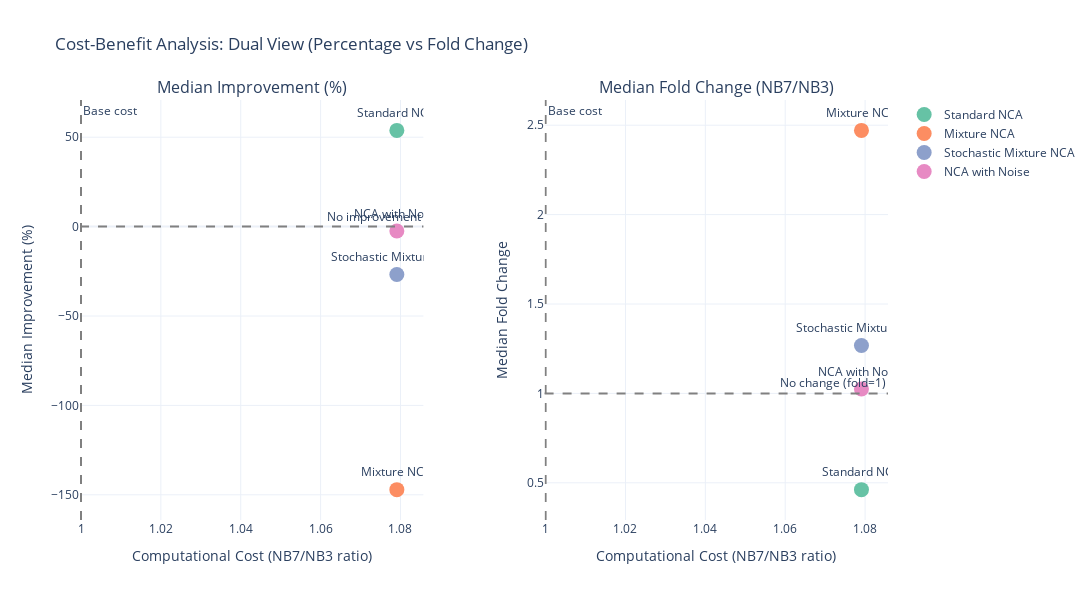

Notebook code for this chart:
### Code cell
# Display cost-benefit analysis with dual visualization: percentage and fold change
from plotly.subplots import make_subplots

# Create subplots: one for percentage improvement, one for fold change
fig = make_subplots(
    rows=1, cols=2,
    subplot_titles=('Median Improvement (%)', 'Median Fold Change (NB7/NB3)'),
    horizontal_spacing=0.15
)

# Color mapping for models
colors = px.colors.qualitative.Set2

for idx, (_, row) in enumerate(cost_benefit_df.iterrows()):
    median_imp = row.get('Median Improvement (%)', np.nan)
    median_fold = row.get('Median Fold Change (NB7/NB3)', np.nan)
    cost = row['Computational Cost (NB7/NB3)']
    model_name = row['Model Type']
    color = colors[idx % len(colors)]
    
    if pd.isna(median_imp):
        continue
    
    # Left plot: Percentage improvement
    fig.add_trace(
        go.Scatter(
            x=[cost],
            y=[median_imp],
            mode='markers+text',
            name=model_name,
            marker=dict(size=15, color=color),
            text=[model_name],
            textposition="top center",
            showlegend=True,
            hovertemplate=f"<b>{model_name}</b><br>" +
                          f"Median Improvement: {median_imp:.2f}%<br>" +
                          f"Median Fold Change: {median_fold:.3f}x<br>" +
                          f"Cost: {cost:.3f}x<br>" +
                          f"Efficiency: {row.get('Efficiency (Median % / Cost)', np.nan):.2f}<br>" +
                          "<extra></extra>"
        ),
        row=1, col=1
    )
    
    # Right plot: Fold change
    fig.add_trace(
        go.Scatter(
            x=[cost],
            y=[median_fold],
            mode='markers+text',
            name=model_name,
            marker=dict(size=15, color=color),
            text=[model_name],
            textposition="top center",
            showlegend=False,  # Avoid duplicate legend
            hovertemplate=f"<b>{model_name}</b><br>" +
                          f"Median Fold Change: {median_fold:.3f}x<br>" +
                          f"Median Improvement: {median_imp:.2f}%<br>" +
                          f"Cost: {cost:.3f}x<br>" +
                          "<extra></extra>"
        ),
        row=1, col=2
    )

# Update axes
fig.update_xaxes(title_text="Computational Cost (NB7/NB3 ratio)", row=1, col=1)
fig.update_xaxes(title_text="Computational Cost (NB7/NB3 ratio)", row=1, col=2)
fig.update_yaxes(title_text="Median Improvement (%)", row=1, col=1)
fig.update_yaxes(title_text="Median Fold Change", row=1, col=2)

# Add reference lines
fig.add_hline(y=0, line_dash="dash", line_color="gray", 
              annotation_text="No improvement", row=1, col=1)
fig.add_vline(x=1, line_dash="dash", line_color="gray", 
              annotation_text="Base cost", row=1, col=1)
fig.add_hline(y=1, line_dash="dash", line_color="gray", 
              annotation_text="No change (fold=1)", row=1, col=2)
fig.add_vline(x=1, line_dash="dash", line_color="gray", 
              annotation_text="Base cost", row=1, col=2)

fig.update_layout(
    title_text='Cost-Benefit Analysis: Dual View (Percentage vs Fold Change)',
    width=1400,
    height=600,
    template='plotly_white',
    hovermode='closest'
)

fig.show()

# Print summary emphasizing fold change
print("\n" + "="*80)
print("INTERPRETATION: Focus on Fold Change (more interpretable than percentages)")
print("="*80)
print("\nFor 'lower is better' metrics:")
print("  - Fold Change < 1.0 = NB7 is BETTER than NB3 (improvement)")
print("  - Fold Change > 1.0 = NB7 is WORSE than NB3 (degradation)")
print("  - Fold Change = 1.0 = No change")
print("\nExamples:")
for _, row in cost_benefit_df.iterrows():
    fold = row.get('Median Fold Change (NB7/NB3)', np.nan)
    if not pd.isna(fold):
        status = "IMPROVEMENT" if fold < 1.0 else "DEGRADATION" if fold > 1.0 else "= NO CHANGE"
        print(f"  {row['Model Type']:<30} Fold: {fold:.3f}x → {status}")
print("="*80)

### Figure 1 — Plotly figure (JSON) as saved in the notebook; plotly's stock layout.template omitted (floating-point values rounded to 4 significant figures)
{"data": [{"hovertemplate": "<b>Standard NCA</b><br>Median Improvement: 53.82%<br>Median Fold Change: 0.462x<br>Cost: 1.079x<br>Efficiency: 49.87<br><extra></extra>", "marker": {"color": "rgb(102,194,165)", "size": 15}, "mode": "markers+text", "name": "Standard NCA", "showlegend": true, "text": ["Standard NCA"], "textposition": "top center", "type": "scatter", "x": [1.079], "xaxis": "x", "y": [53.82], "yaxis": "y"}, {"hovertemplate": "<b>Standard NCA</b><br>Median Fold Change: 0.462x<br>Median Improvement: 53.82%<br>Cost: 1.079x<br><extra></extra>", "marker": {"color": "rgb(102,194,165)", "size": 15}, "mode": "markers+text", "name": "Standard NCA", "showlegend": false, "text": ["Standard NCA"], "textposition": "top center", "type": "scatter", "x": [1.079], "xaxis": "x2", "y": [0.4618], "yaxis": "y2"}, {"hovertemplate": "<b>Mixture NCA</b><br>Median Improvement: -147.11%<br>Median Fold Change: 2.471x<br>Cost: 1.079x<br>Efficiency: -136.33<br><extra></extra>", "marker": {"color": "rgb(252,141,98)", "size": 15}, "mode": "markers+text", "name": "Mixture NCA", "showlegend": true, "text": ["Mixture NCA"], "textposition": "top center", "type": "scatter", "x": [1.079], "xaxis": "x", "y": [-147.1], "yaxis": "y"}, {"hovertemplate": "<b>Mixture NCA</b><br>Median Fold Change: 2.471x<br>Median Improvement: -147.11%<br>Cost: 1.079x<br><extra></extra>", "marker": {"color": "rgb(252,141,98)", "size": 15}, "mode": "markers+text", "name": "Mixture NCA", "showlegend": false, "text": ["Mixture NCA"], "textposition": "top center", "type": "scatter", "x": [1.079], "xaxis": "x2", "y": [2.471], "yaxis": "y2"}, {"hovertemplate": "<b>Stochastic Mixture NCA</b><br>Median Improvement: -26.83%<br>Median Fold Change: 1.268x<br>Cost: 1.079x<br>Efficiency: -24.86<br><extra></extra>", "marker": {"color": "rgb(141,160,203)", "size": 15}, "mode": "markers+text", "name": "Stochastic Mixture NCA", "showlegend": true, "text": ["Stochastic Mixture NCA"], "textposition": "top center", "type": "scatter", "x": [1.079], "xaxis": "x", "y": [-26.83], "yaxis": "y"}, {"hovertemplate": "<b>Stochastic Mixture NCA</b><br>Median Fold Change: 1.268x<br>Median Improvement: -26.83%<br>Cost: 1.079x<br><extra></extra>", "marker": {"color": "rgb(141,160,203)", "size": 15}, "mode": "markers+text", "name": "Stochastic Mixture NCA", "showlegend": false, "text": ["Stochastic Mixture NCA"], "textposition": "top center", "type": "scatter", "x": [1.079], "xaxis": "x2", "y": [1.268], "yaxis": "y2"}, {"hovertemplate": "<b>NCA with Noise</b><br>Median Improvement: -2.48%<br>Median Fold Change: 1.025x<br>Cost: 1.079x<br>Efficiency: -2.30<br><extra></extra>", "marker": {"color": "rgb(231,138,195)", "size": 15}, "mode": "markers+text", "name": "NCA with Noise", "showlegend": true, "text": ["NCA with Noise"], "textposition": "top center", "type": "scatter", "x": [1.079], "xaxis": "x", "y": [-2.481], "yaxis": "y"}, {"hovertemplate": "<b>NCA with Noise</b><br>Median Fold Change: 1.025x<br>Median Improvement: -2.48%<br>Cost: 1.079x<br><extra></extra>", "marker": {"color": "rgb(231,138,195)", "size": 15}, "mode": "markers+text", "name": "NCA with Noise", "showlegend": false, "text": ["NCA with Noise"], "textposition": "top center", "type": "scatter", "x": [1.079], "xaxis": "x2", "y": [1.025], "yaxis": "y2"}], "layout": {"annotations": [{"font": {"size": 16}, "showarrow": false, "text": "Median Improvement (%)", "x": 0.2125, "xanchor": "center", "xref": "paper", "y": 1, "yanchor": "bottom", "yref": "paper"}, {"font": {"size": 16}, "showarrow": false, "text": "Median Fold Change (NB7/NB3)", "x": 0.7875, "xanchor": "center", "xref": "paper", "y": 1, "yanchor": "bottom", "yref": "paper"}, {"showarrow": false, "text": "No improvement", "x": 1, "xanchor": "right", "xref": "x domain", "y": 0, "yanchor": "bottom", "yref": "y"}, {"showarrow": false, "text": "Base cost", "x": 1, "xanchor": "left", "xref": "x", "y": 1, "yanchor": "top", "yref": "y domain"}, {"showarrow": false, "text": "No change (fold=1)", "x": 1, "xanchor": "right", "xref": "x2 domain", "y": 1, "yanchor": "bottom", "yref": "y2"}, {"showarrow": false, "text": "Base cost", "x": 1, "xanchor": "left", "xref": "x2", "y": 1, "yanchor": "top", "yref": "y2 domain"}], "height": 600, "hovermode": "closest", "shapes": [{"line": {"color": "gray", "dash": "dash"}, "type": "line", "x0": 0, "x1": 1, "xref": "x domain", "y0": 0, "y1": 0, "yref": "y"}, {"line": {"color": "gray", "dash": "dash"}, "type": "line", "x0": 1, "x1": 1, "xref": "x", "y0": 0, "y1": 1, "yref": "y domain"}, {"line": {"color": "gray", "dash": "dash"}, "type": "line", "x0": 0, "x1": 1, "xref": "x2 domain", "y0": 1, "y1": 1, "yref": "y2"}, {"line": {"color": "gray", "dash": "dash"}, "type": "line", "x0": 1, "x1": 1, "xref": "x2", "y0": 0, "y1": 1, "yref": "y2 domain"}], "title": {"text": "Cost-Benefit Analysis: Dual View (Percentage vs Fold Change)"}, "width": 1400, "xaxis": {"anchor": "y", "domain": [0, 0.425], "title": {"text": "Computational Cost (NB7/NB3 ratio)"}}, "xaxis2": {"anchor": "y2", "domain": [0.575, 1], "title": {"text": "Computational Cost (NB7/NB3 ratio)"}}, "yaxis": {"anchor": "x", "domain": [0, 1], "title": {"text": "Median Improvement (%)"}}, "yaxis2": {"anchor": "x2", "domain": [0, 1], "title": {"text": "Median Fold Change"}}}}
